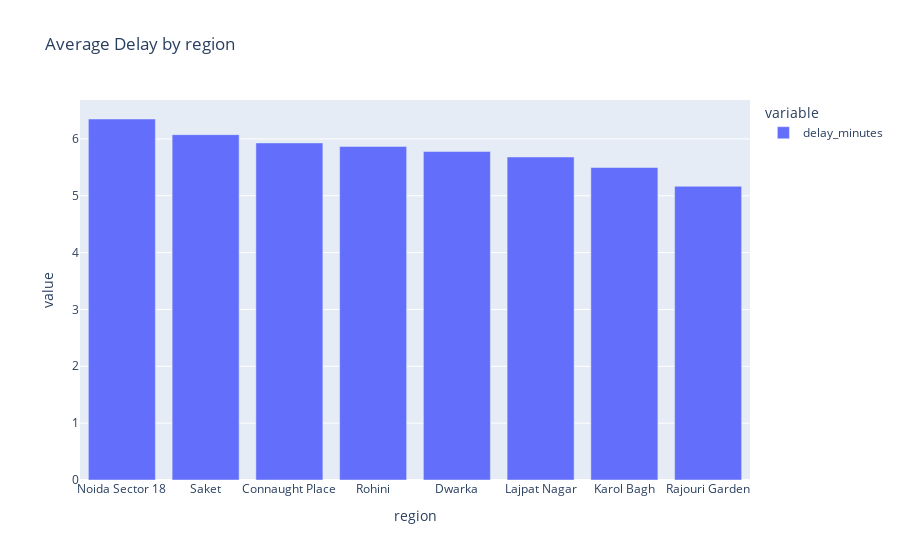

Notebook code for this chart:
### Markdown cell above
### 5. Regional Trends

### Code cell
region_delay = df.groupby('region')['delay_minutes'].mean().sort_values(ascending=False)
px.bar(region_delay ,title = "Average Delay by region")

### Figure 1 — Plotly figure (JSON) as saved in the notebook; plotly's stock layout.template omitted (floating-point values rounded to 4 significant figures)
{"data": [{"hovertemplate": "variable=delay_minutes<br>region=%{x}<br>value=%{y}<extra></extra>", "legendgroup": "delay_minutes", "marker": {"color": "#636efa", "pattern": {"shape": ""}}, "name": "delay_minutes", "orientation": "v", "showlegend": true, "textposition": "auto", "type": "bar", "x": ["Noida Sector 18", "Saket", "Connaught Place", "Rohini", "Dwarka", "Lajpat Nagar", "Karol Bagh", "Rajouri Garden"], "xaxis": "x", "y": [6.35, 6.075, 5.929, 5.868, 5.777, 5.682, 5.496, 5.166], "yaxis": "y"}], "layout": {"barmode": "relative", "legend": {"title": {"text": "variable"}, "tracegroupgap": 0}, "title": {"text": "Average Delay by region"}, "xaxis": {"anchor": "y", "domain": [0, 1], "title": {"text": "region"}}, "yaxis": {"anchor": "x", "domain": [0, 1], "title": {"text": "value"}}}}
